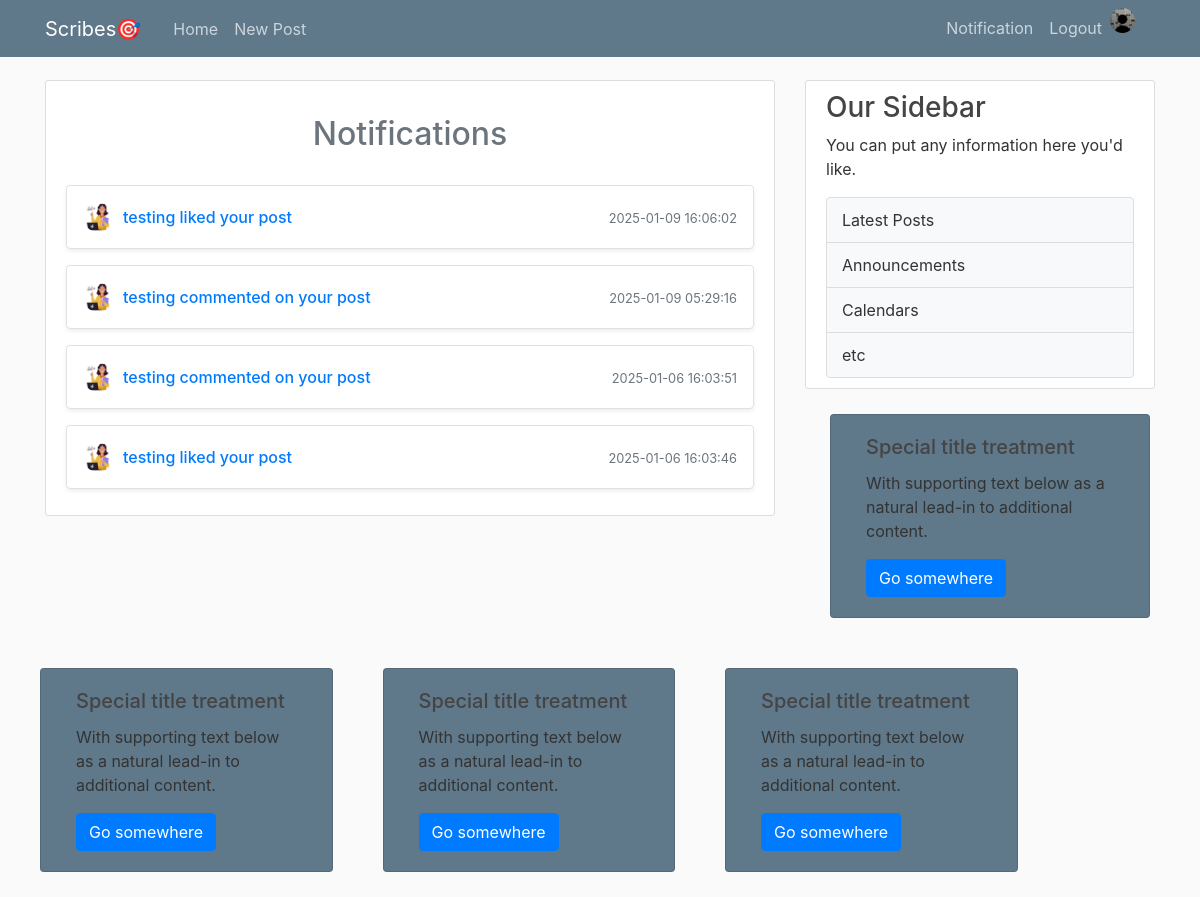
The page /notification (signed in) on the database its author committed.
### flaskblog/models.py (models this page shows, shortened)
class User(db.Model, UserMixin):
    id = db.Column(db.Integer, primary_key=True)
    username = db.Column(db.String(20), nullable=False, unique=True)
    email = db.Column(db.String(120), nullable=False, unique=True)
    image_file = db.Column(db.String(20), nullable=False, default='default.jpg')
    password = db.Column(db.String(60), nullable=False)
    posts = db.relationship('Post', backref='author', lazy=True)
    is_admin = db.Column(db.Boolean, nullable=False,default=False)
    Biography= db.Column(db.Text, nullable=False,default='Add A Brief Description About Yourself')
    def __repr__(self):
        return f"User('{self.username}', '{self.email}', '{self.image_file}','{self.is_admin}')"

class Notification(db.Model):
    id = db.Column(db.Integer, primary_key=True)
    user_id = db.Column(db.Integer, db.ForeignKey('user.id'), nullable=False)
    content = db.Column(db.Text, nullable=False)
    date = db.Column(db.DateTime, nullable=False, default=datetime.utcnow)
    initiator= db.Column(db.Integer, nullable=False,default=None)
    post_id = db.Column(db.Integer, db.ForeignKey('post.id'), nullable=False)
    user = db.relationship('User', backref=db.backref('notifications', lazy=True))
    post = db.relationship('Post', backref=db.backref('notifications', lazy=True))
    def __repr__(self):
         return f"Notification('{self.content}','{self.user}')"

### flaskblog/routes.py (the view)
@app.route('/notification', methods=['GET', 'POST'])
def notification():
    notifications = Notification.query.filter_by(user_id=current_user.id).order_by(Notification.date.desc())
    enriched_notifications = []
    for notification in notifications:
        initiator = User.query.get(notification.initiator)  # Fetch the initiator
        enriched_notifications.append({
            'notification': notification,
            'initiator': initiator
        })
        print(enriched_notifications)
    image_file = url_for('static', filename='profile_pics/' + current_user.image_file)
    return render_template('Notification.html',title='Notification',notifications=enriched_notifications,image_file=image_file)

### flaskblog/models.py (called while the page is built)
@login_manager.user_loader
def load_user(user_id):
    return User.query.get(int(user_id))

### flaskblog/templates/Notification.html
{% extends "layout.html" %}
{% block content %}
<div class="content-section">
    <div class="comments-section mt-4">
        <h2 class="text-center text-secondary"><a>Notifications</a></h2><br>
        {% for enriched_notification in notifications %}
            {% set notification = enriched_notification.notification %}
            {% set initiator = enriched_notification.initiator %}
            <div class="comments mb-3 p-3 rounded border shadow-sm">
                <div class="d-flex justify-content-between align-items-center">
                    <div class="d-flex align-items-center">
                        <img class="rounded-circle article-img2 me-2"
                             src="{{ url_for('static', filename='profile_pics/' + initiator.image_file) }}" alt="Profile Picture">
                        <div>
                            <h6 class="mb-0 text-primary">
                                <a href="{{ url_for('post_detail', title=notification.post.title) }}">
                                    {{ notification.content }}
                                </a>
                            </h6>
                        </div>
                    </div>
                    <div class="text-muted">
                        <small>
                            {{ notification.date.strftime('%Y-%m-%d %H:%M:%S') }}
                        </small>
                    </div>
                </div>
            </div>
        {% else %}
            <h3 class="text-primary text-center" style="color: #428bca;">No notification yet!</h3>
        {% endfor %}
    </div>
</div>
{% endblock content %}

### flaskblog/static/main.css (style rules this page uses)
body { background: #fafafa; color: #333333; margin-top: 5rem; }
h1, h2, h3, h4, h5, h6 { color: #444444; }
.content-section { background: #ffffff; padding: 10px 20px; border: 1px solid #dddddd; border-radius: 3px; margin-bottom: 20px; }
.article-img2 { height: 30px; width: 30px; margin-right: 10px; }

### rows shown on the page
User: image_file (picture)
Notification: content "testing liked your post", date "2025-01-09 16:06:02"
Notification: content "testing commented on your post", date "2025-01-09 05:29:16"
Notification: content "testing commented on your post", date "2025-01-06 16:03:51"
Notification: content "testing liked your post", date "2025-01-06 16:03:46"
